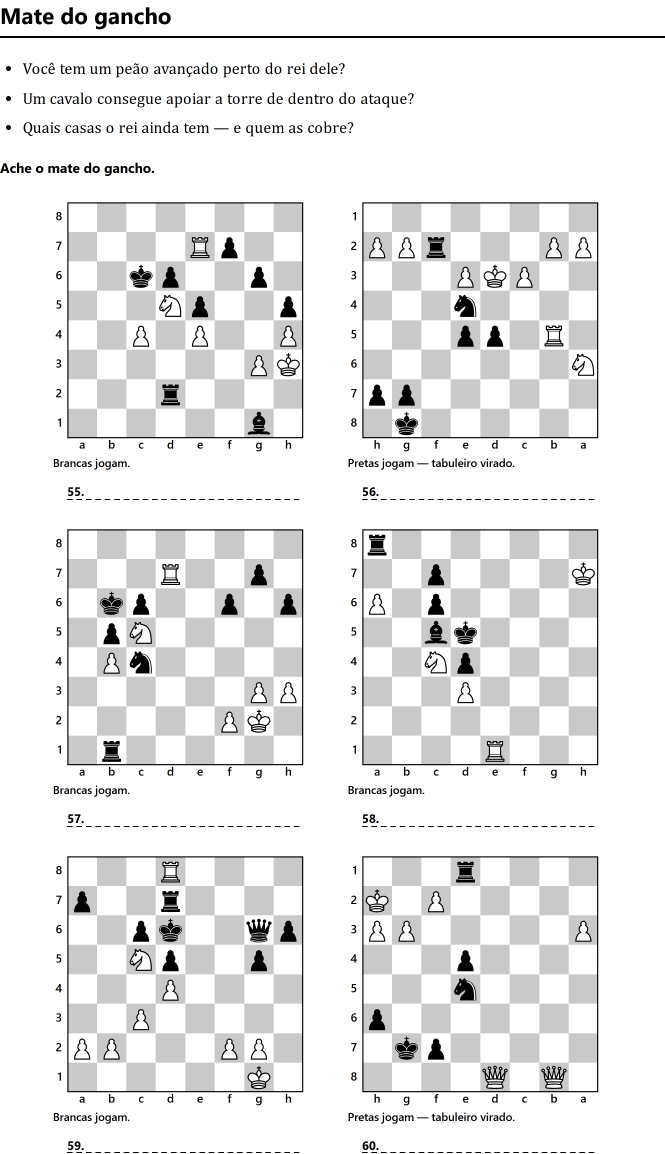
#> input picture .conferencia/mista.png, 1995 x 3462 px (shown at 1/3 size)
$ python recortar-diagrama.py ../.conferencia/mista.png ../.conferencia/texto.png
#> lines starting #> are read from the running program, lines starting #| are printed output that depends on the picture
"""Acha o tabuleiro numa página de livro digitalizada e recorta só ele.

Uso:
    python scripts/recortar-diagrama.py <pagina.png> <saida-prefixo> [--lado 900]

## Por que este script existe

As posições de livro do Bloco 3 são reconstruídas pelos lances impressos, e
nessa via a chess.js confere cada lance. Para os conceitos cujo acervo não tinha
partida com o traço não sobrou alternativa a ler o diagrama em imagem — e aí a
primeira tentativa falhou por um motivo que não era o método: a página inteira,
depois de reduzida para caber no leitor, deixa cada casa com ~20 pixels. Duas
leituras independentes recusaram transcrever, e as duas estavam certas.

O conserto é recortar. Um tabuleiro sozinho, ocupando o quadro inteiro, chega ao
leitor com ~100 pixels por casa em vez de 20.

## Como ele acha o tabuleiro

A moldura de um diagrama impresso é a coisa mais escura e mais reta da página:
duas linhas horizontais longas e duas verticais, formando um quadrado. O script
conta pixels escuros por linha e por coluna, procura os picos que atravessam boa
parte da largura, e fica com os pares que formam uma região aproximadamente
quadrada. Não adivinha coordenada nenhuma — se não achar quadrado, diz que não
achou, e aí o recorte é manual.
"""
import sys
from PIL import Image

caminho = sys.argv[1]
prefixo = sys.argv[2]
LADO = int(sys.argv[sys.argv.index("--lado") + 1]) if "--lado" in sys.argv else 900

im = Image.open(caminho).convert("L")
L, A = im.size
#> L = 1995; A = 3462
px = im.load()

# Binariza num limiar generoso: a tinta de uma varredura antiga raramente é preta.
LIMIAR = 140
escuro = [[1 if px[x, y] < LIMIAR else 0 for x in range(L)] for y in range(A)]
#> escuro = 3462 items

def corrida(seq):
    """A maior sequência contínua de pixels escuros — não a soma deles.

    É a diferença entre uma **linha** e uma coluna de texto: as duas somam
    muito, e só a linha é contínua. Somar foi a primeira tentativa, e ela achou
    o bloco de texto inteiro em vez da moldura do diagrama."""
    maior = 0
    atual = 0
    for v in seq:
        atual = atual + 1 if v else 0
        if atual > maior:
            maior = atual
#> after the loop, maior = 0
    return maior


# A moldura de um diagrama impresso tem umas 1,5 polegada de lado; a 400 dpi
# isso é ~600 px. Exigir 400 deixa margem para varredura torta e borda fina.
MINIMO = 400

linhas = [corrida(escuro[y]) for y in range(A)]
colunas = [corrida([escuro[y][x] for y in range(A)]) for x in range(L)]


def picos(contagem, minimo):
    """Os índices em que a corrida passa do mínimo, agrupados em faixas."""
#> called with minimo = 400
    faixas = []
    dentro = None
    for i, n in enumerate(contagem):
        if n >= minimo and dentro is None:
            dentro = i
        elif n < minimo and dentro is not None:
            faixas.append((dentro, i - 1))
            dentro = None
#> this loop made 3462 passes
#> n on passes 1 to 3: 0, 0, 0
    if dentro is not None:
        faixas.append((dentro, len(contagem) - 1))
    return faixas


hs = picos(linhas, MINIMO)
vs = picos(colunas, MINIMO)
#> the loop in picos (call 2), `for i, n in enumerate(contagem):` made 1995 passes
#> n on passes 1 to 3: 6, 6, 6
print(f"linhas horizontais longas: {len(hs)} · verticais: {len(vs)}")
#| linhas horizontais longas: 7 · verticais: 4

achados = []
for i, (y0, _) in enumerate(hs):
    for (y1, _) in hs[i + 1:]:
        alto = y1 - y0
        if alto < 300 or alto > 1400:
            continue
        for j, (x0, _) in enumerate(vs):
            for (x1, _) in vs[j + 1:]:
                largo = x1 - x0
                if largo < 300 or largo > 1400:
                    continue
                if abs(largo - alto) / max(largo, alto) > 0.12:
                    continue
                achados.append((largo * alto, x0, y0, x1, y1))
#> this loop made 7 passes
#> y0 on passes 1 to 7: 108, 607, 1311, 1588, 2292, 2569, 3273

achados.sort(reverse=True)
vistos = []
for area, x0, y0, x1, y1 in achados:
    if any(abs(x0 - a) < 120 and abs(y0 - b) < 120 for a, b in vistos):
        continue
    vistos.append((x0, y0))
    margem = int((x1 - x0) * 0.04)
    corte = im.crop((max(0, x0 - margem), max(0, y0 - margem), min(L, x1 + margem), min(A, y1 + margem)))
    corte = corte.resize((LADO, LADO), Image.LANCZOS)
    nome = f"{prefixo}-{len(vistos)}.png"
    corte.save(nome)
    print(f"{nome}  ({x1 - x0}x{y1 - y0} px na página, ~{(x1 - x0) // 8} px por casa antes de ampliar)")
    if len(vistos) >= 3:
        break
#> this loop made 3 passes
#> (y0, y1) on passes 1 to 3: (2292, 3273), (1588, 2569), (1311, 2292)
#| ../.conferencia/texto.png-1.png  (885x981 px na página, ~110 px por casa antes de ampliar)
#| ../.conferencia/texto.png-2.png  (885x981 px na página, ~110 px por casa antes de ampliar)
#| ../.conferencia/texto.png-3.png  (885x981 px na página, ~110 px por casa antes de ampliar)
#> pass 1, `corte = im.crop((max(0, x0 - margem), max(0, y0 - margem), min(L, x1 +..`:
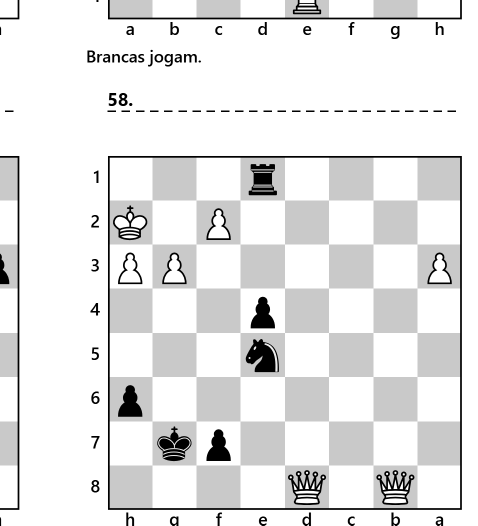
#> corte: PIL image 955x1051 L (shown at 1/2 size); min 0, max 255, mean 230.3
#> pass 1, `corte = corte.resize((LADO, LADO), Image.LANCZOS)`:
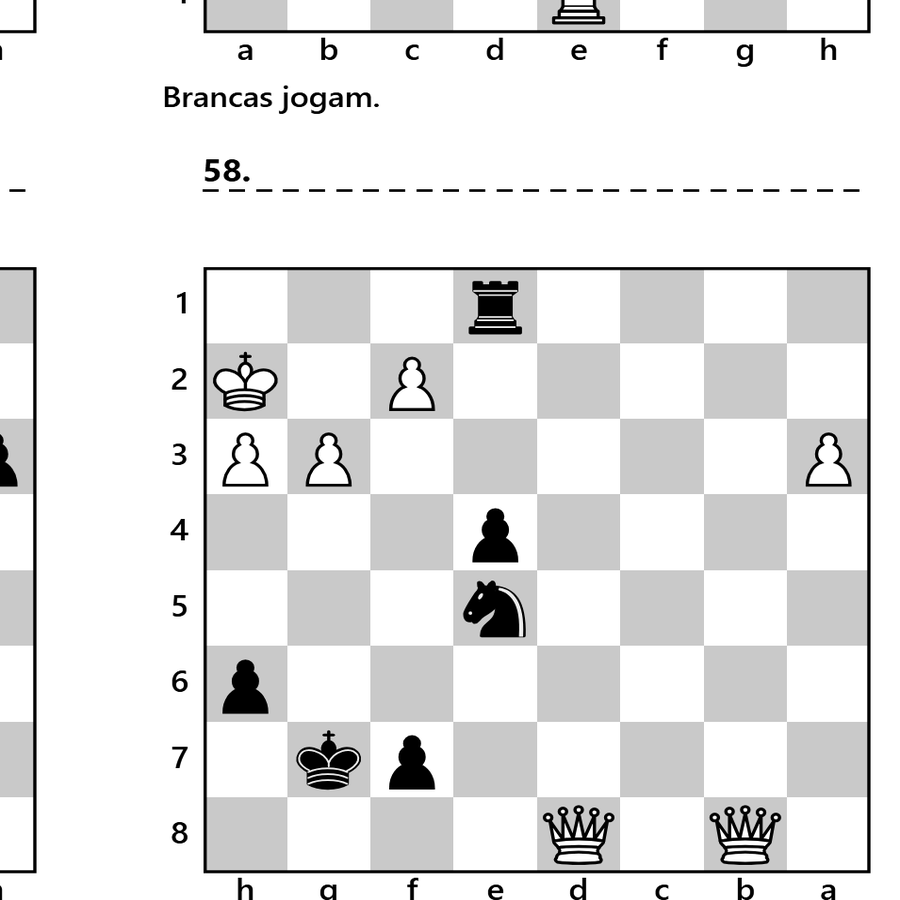
#> corte: PIL image 900x900 L; min 0, max 255, mean 230.2
#> pass 2, `corte = im.crop((max(0, x0 - margem), max(0, y0 - margem), min(L, x1 +..`:
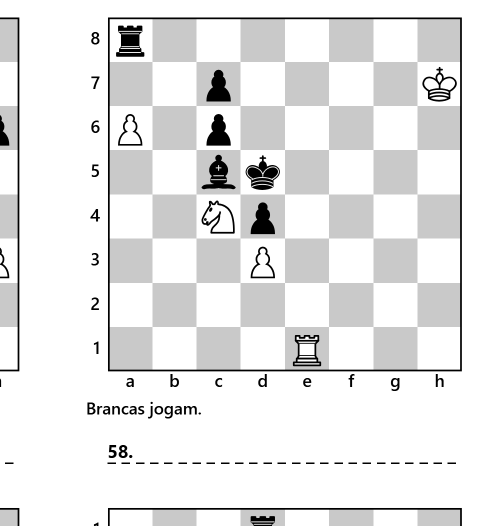
#> corte: PIL image 955x1051 L (shown at 1/2 size); min 0, max 255, mean 230.6
#> pass 2, `corte = corte.resize((LADO, LADO), Image.LANCZOS)`:
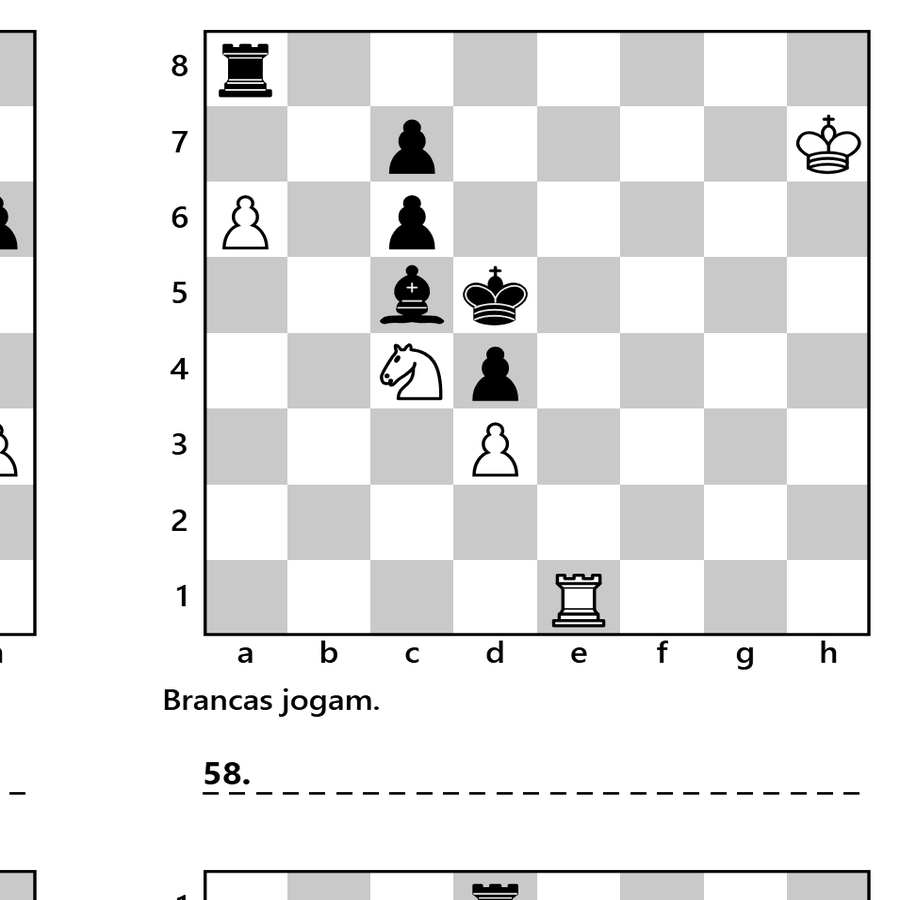
#> corte: PIL image 900x900 L; min 0, max 255, mean 230.6
#> after the loop:
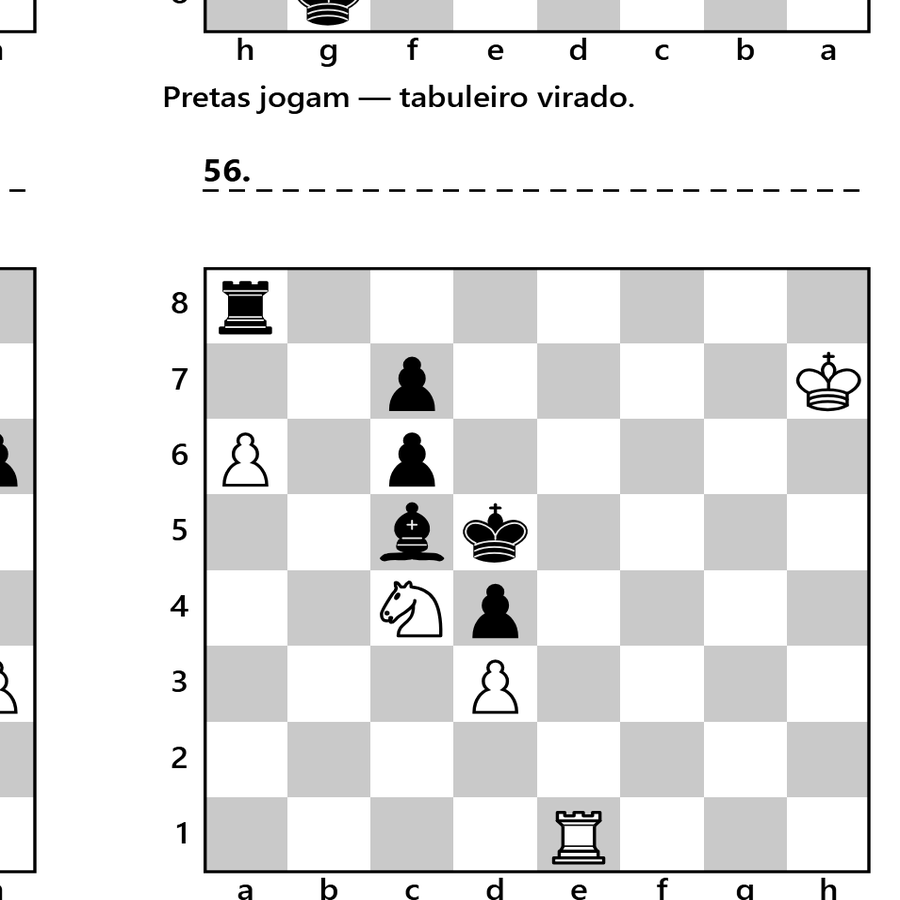
#> corte: PIL image 900x900 L; min 0, max 255, mean 229.5

if not vistos:
    print("nenhum quadrado com cara de tabuleiro nesta página")
